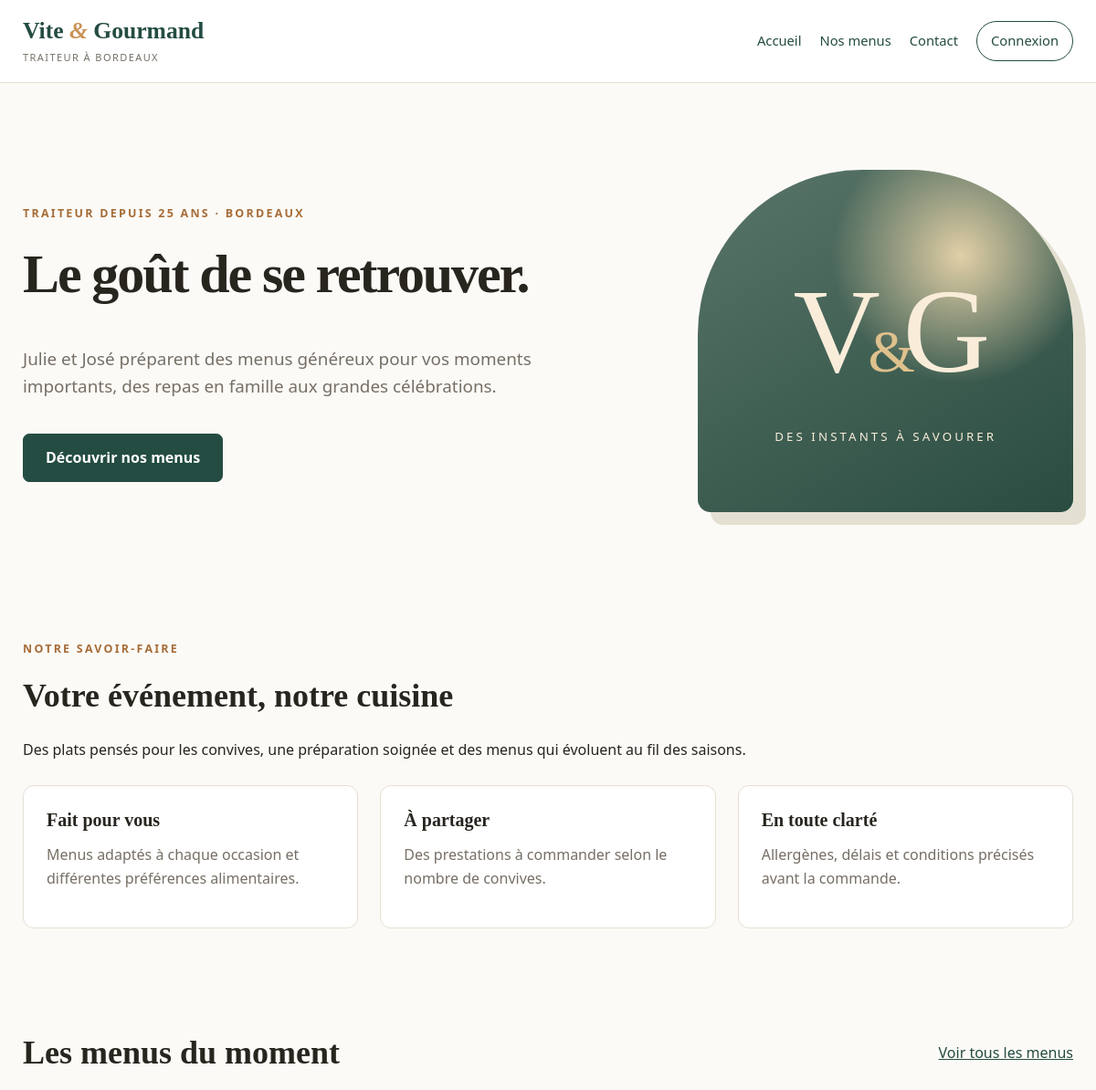
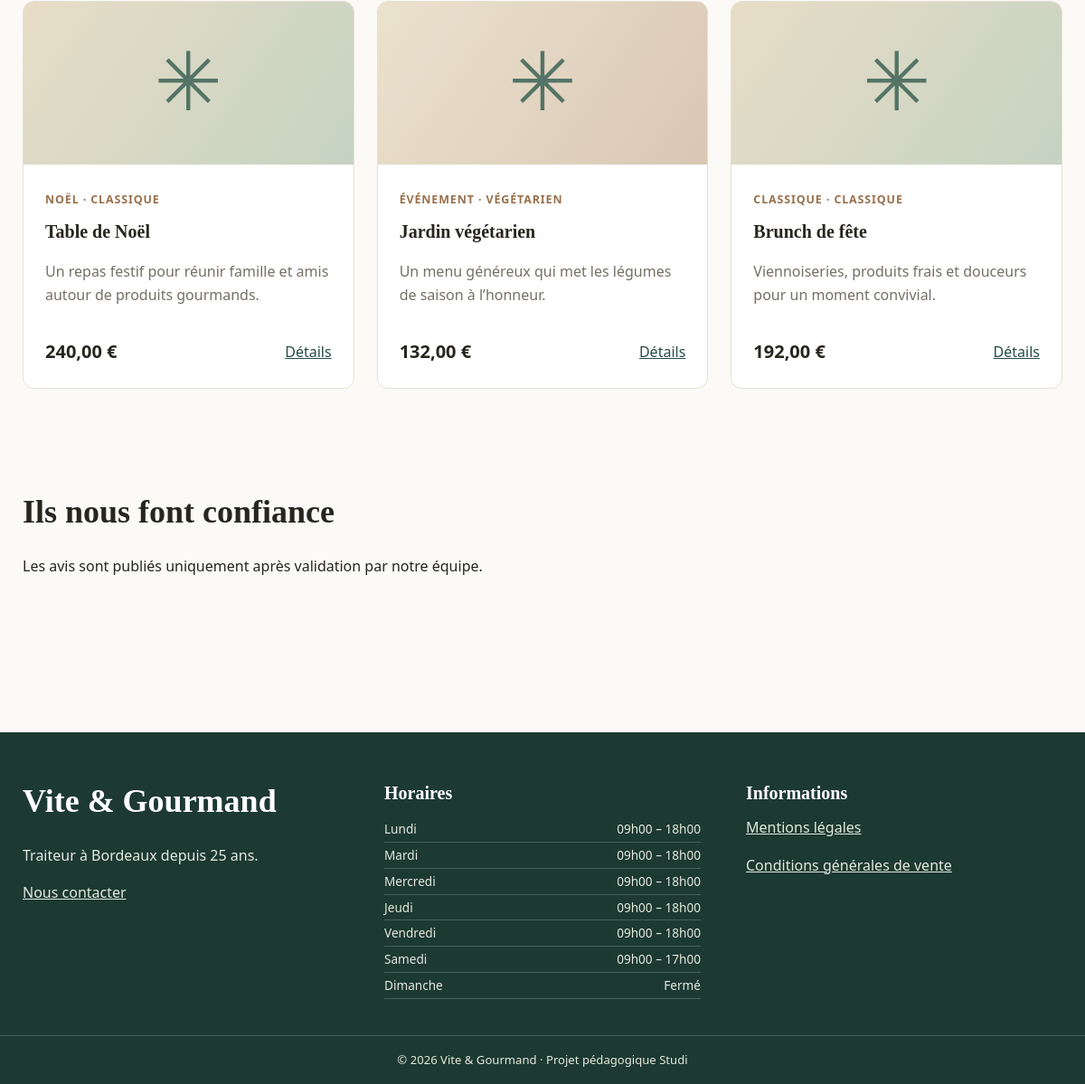
The page / on the database its author committed (2 pictures, top to bottom).
### tables this page shows
CREATE TABLE IF NOT EXISTS menus (
  id INT UNSIGNED AUTO_INCREMENT PRIMARY KEY,
  title VARCHAR(150) NOT NULL,
  description TEXT NOT NULL,
  theme VARCHAR(45) NOT NULL,
  diet VARCHAR(45) NOT NULL,
  min_people INT UNSIGNED NOT NULL,
  price_cents INT UNSIGNED NOT NULL,
  stock INT UNSIGNED NOT NULL DEFAULT 0,
  lead_days INT UNSIGNED NOT NULL DEFAULT 2,
  conditions_text TEXT NOT NULL,
  image_url VARCHAR(400) DEFAULT NULL,
  active TINYINT(1) NOT NULL DEFAULT 1,
  CHECK (min_people > 0),
  CHECK (price_cents > 0)
);

CREATE TABLE IF NOT EXISTS opening_hours (
 day_no TINYINT UNSIGNED PRIMARY KEY,
 label_fr VARCHAR(20) NOT NULL,
 hours VARCHAR(60) NOT NULL
);

### app/bootstrap.php (called while the page is built, shortened)
<?php
function db(): PDO {
    static $pdo = null;
    if ($pdo instanceof PDO) return $pdo;
    $host = getenv('DB_HOST') ?: '127.0.0.1';
    $name = getenv('DB_NAME') ?: 'vite_gourmand';
    $user = getenv('DB_USER') ?: 'root';
    $pass = getenv('DB_PASSWORD') ?: '';
    $dsn = 'mysql:host=' . $host . ';dbname=' . $name . ';charset=utf8mb4';
    $pdo = new PDO($dsn, $user, $pass, [
        PDO::ATTR_ERRMODE => PDO::ERRMODE_EXCEPTION,
        PDO::ATTR_DEFAULT_FETCH_MODE => PDO::FETCH_ASSOC,
        PDO::ATTR_EMULATE_PREPARES => false,
    ]);
    return $pdo;
}
function e(?string $text): string { return htmlspecialchars($text ?? '', ENT_QUOTES | ENT_SUBSTITUTE, 'UTF-8'); }
function euro(int $cents): string { return number_format($cents / 100, 2, ',', ' ') . ' €'; }
function url(string $page, array $params=[]): string { return 'index.php?' . http_build_query(['page'=>$page] + $params); }
function current_user(): ?array {
    if (empty($_SESSION['uid'])) return null;
    $stmt = db()->prepare('SELECT id,first_name,last_name,email,phone,address,role,active FROM users WHERE id=?');
    $stmt->execute([(int)$_SESSION['uid']]);
    $u = $stmt->fetch();
    return $u;
}

### public/index.php (the view, shortened to what this page needs)
<?php
require_once dirname(__DIR__) . '/app/bootstrap.php';
require_once dirname(__DIR__) . '/app/actions.php';
$page=(string)($_GET['page'] ?? 'home');
try { $me=current_user(); $hours=db()->query('SELECT * FROM opening_hours ORDER BY day_no')->fetchAll(); }
catch (PDOException $e) { http_response_code(503); exit('Connexion à la base impossible. Vérifiez l’import SQL et la configuration MariaDB.'); }
?>
<!doctype html>
<html lang="fr"><head>
<link rel="stylesheet" href="assets/style.css"><script defer src="assets/app.js"></script>
</head><body>
<header class="site-header"><div class="container header-inner">
<a class="logo" href="<?=e(url('home'))?>"><span>Vite <em>&</em> Gourmand</span><small>Traiteur à Bordeaux</small></a>
<nav aria-label="Navigation principale" class="nav">
<a href="<?=e(url('home'))?>">Accueil</a><a href="<?=e(url('menus'))?>">Nos menus</a><a href="<?=e(url('contact'))?>">Contact</a>
<?php if ($me): ?><a href="<?=e(url('account'))?>">Mon compte</a><?php if(in_array($me['role'],['admin','employee'],true)):?><a href="<?=e(url('staff'))?>">Gestion</a><?php endif; ?>
<form method="post" action="<?=e(url('home'))?>" class="inline"><?=csrf_input()?><input type="hidden" name="action" value="logout"><button class="nav-action" type="submit">Déconnexion</button></form>
<?php else: ?><a class="nav-action" href="<?=e(url('login'))?>">Connexion</a><?php endif; ?>
</nav></div></header>
<main id="contenu" class="container">
<?php if($page==='home'): ?>
<section class="hero"><div><p class="eyebrow">Traiteur depuis 25 ans · Bordeaux</p><h1>Le goût de se retrouver.</h1><p>Julie et José préparent des menus généreux pour vos moments importants, des repas en famille aux grandes célébrations.</p><a class="btn" href="<?=e(url('menus'))?>">Découvrir nos menus</a></div><div class="hero-art" aria-hidden="true"><span>V<span class="amp">&</span>G</span><small>Des instants à savourer</small></div></section>
<section class="section"><p class="eyebrow">Notre savoir-faire</p><h2>Votre événement, notre cuisine</h2><p>Des plats pensés pour les convives, une préparation soignée et des menus qui évoluent au fil des saisons.</p><div class="features"><article><h3>Fait pour vous</h3><p>Menus adaptés à chaque occasion et différentes préférences alimentaires.</p></article><article><h3>À partager</h3><p>Des prestations à commander selon le nombre de convives.</p></article><article><h3>En toute clarté</h3><p>Allergènes, délais et conditions précisés avant la commande.</p></article></div></section>
<section class="section"><div class="section-title"><h2>Les menus du moment</h2><a href="<?=e(url('menus'))?>">Voir tous les menus</a></div><div class="cards">
<?php foreach(db()->query('SELECT * FROM menus WHERE active=1 ORDER BY id LIMIT 3')->fetchAll() as $m): ?>
<article class="menu-card"><div class="card-cover">✳</div><div class="card-body"><p class="tag"><?=e($m['theme'])?> · <?=e($m['diet'])?></p><h3><?=e($m['title'])?></h3><p><?=e($m['description'])?></p><div class="card-foot"><strong><?=euro((int)$m['price_cents'])?></strong><a href="<?=e(url('menu',['id'=>$m['id']]))?>">Détails</a></div></div></article>
<?php endforeach; ?></div></section>
<section class="section"><h2>Ils nous font confiance</h2><p>Les avis sont publiés uniquement après validation par notre équipe.</p><div class="cards">
<?php $q=db()->query('SELECT r.rating,r.comment,u.first_name FROM reviews r JOIN users u ON u.id=r.user_id WHERE r.status="approved" ORDER BY r.created_at DESC LIMIT 3'); foreach($q as $v): ?>
<blockquote class="review"><strong><?=str_repeat('★',(int)$v['rating'])?></strong><p><?=e($v['comment'])?></p><footer><?=e($v['first_name'])?></footer></blockquote>
<?php endforeach; ?></div></section>
<?php elseif($page==='legal'): ?><section class="page-heading"><h1>Mentions légales</h1></section><p><strong>Document à compléter avant la mise en ligne.</strong> Identité, coordonnées et hébergeur doivent être vérifiés auprès de l’entreprise fictive.</p>
<?php else: ?><h1>Page introuvable</h1><?php endif; ?>
</main><footer class="site-footer"><div class="container footer-grid"><div><h2>Vite & Gourmand</h2><p>Traiteur à Bordeaux depuis 25 ans.</p><a href="<?=e(url('contact'))?>">Nous contacter</a></div><div><h3>Horaires</h3><ul class="hours"><?php foreach($hours as $h):?><li><span><?=e($h['label_fr'])?></span><span><?=e($h['hours'])?></span></li><?php endforeach;?></ul></div><div><h3>Informations</h3><p><a href="<?=e(url('legal'))?>">Mentions légales</a></p><p><a href="<?=e(url('terms'))?>">Conditions générales de vente</a></p></div></div><div class="footer-bottom">© <?=date('Y')?> Vite & Gourmand · Projet pédagogique Studi</div></footer>
</body></html>

### public/assets/style.css (style rules this page uses)
:root { --ink:#28251f;--green:#244c42;--green-light:#dce9df;--gold:#cb9153;--paper:#fcfaf6;--line:#e6e0d5;--muted:#766f66;--white:#fff }
* { box-sizing:border-box }
html { scroll-behavior:smooth }
body { margin:0;background:var(--paper);color:var(--ink);font:16px/1.6 system-ui,-apple-system,Segoe UI,sans-serif }
a { color:var(--green) }
h1,h2,h3 { font-family:Georgia,'Times New Roman',serif;line-height:1.2;margin:0 0 .7em }
h1 { font-size:clamp(2.5rem,5vw,4.7rem);letter-spacing:-.035em }
h2 { font-size:clamp(1.7rem,3vw,2.5rem) }
h3 { font-size:1.25rem }
p { margin:.4em 0 1em }
.container { width:min(1150px,calc(100% - 36px));margin-inline:auto }
.site-header { background:white;border-bottom:1px solid var(--line);position:relative;z-index:2 }
.header-inner { min-height:90px;display:flex;align-items:center;justify-content:space-between;gap:22px }
.logo { text-decoration:none;color:var(--green);font-family:Georgia,serif;font-size:1.6rem;font-weight:700;display:flex;flex-direction:column;line-height:1.1 }
.logo em { color:var(--gold) }
.logo small { font:11px system-ui,sans-serif;letter-spacing:.13em;text-transform:uppercase;color:var(--muted);margin-top:7px }
.nav { display:flex;align-items:center;gap:20px;flex-wrap:wrap }
.nav a { text-decoration:none;font-size:.92rem }
.nav-action { border:1px solid var(--green);border-radius:100px;padding:9px 15px;background:white;color:var(--green);font:inherit;font-size:.9rem }
.hero { display:grid;grid-template-columns:1.25fr .75fr;align-items:center;gap:55px;padding:95px 0 }
.hero p:not(.eyebrow) { font-size:1.18rem;color:var(--muted);max-width:590px }
.eyebrow { font-size:.78rem;font-weight:750;letter-spacing:.18em;text-transform:uppercase;color:#a66c38;margin-bottom:20px }
.btn { display:inline-block;padding:13px 24px;border:1px solid var(--green);border-radius:7px;background:var(--green);color:white;text-decoration:none;font-weight:700 }
.hero .btn { margin-top:18px }
.hero-art { border-radius:180px 180px 14px 14px;min-height:375px;background:radial-gradient(circle at 70% 25%,#e1cfa6,transparent 35%),linear-gradient(150deg,#597568,#2a4c41);color:#f9edda;display:flex;flex-direction:column;justify-content:center;align-items:center;box-shadow:14px 14px 0 #e4e0d1 }
.hero-art>span { font-family:Georgia,serif;font-size:clamp(5rem,11vw,9rem);letter-spacing:-.1em }
.hero-art .amp { font-size:.5em;color:#dfc18d }
.hero-art small { letter-spacing:.23em;text-transform:uppercase }
.section { padding:40px 0 75px }
.features { display:grid;grid-template-columns:repeat(3,1fr);gap:24px;margin-top:25px }
.features article { padding:25px;border:1px solid var(--line);border-radius:12px;background:white }
.features p,.card-body p,.page-heading p { color:var(--muted) }
.section-title { display:flex;justify-content:space-between;align-items:center;gap:15px;margin-bottom:20px }
.section-title h2 { margin:0 }
.cards { display:grid;grid-template-columns:repeat(3,minmax(0,1fr));gap:25px }
.menu-card { background:white;border:1px solid var(--line);border-radius:12px;overflow:hidden;display:flex;flex-direction:column }
.card-cover,.detail-cover { height:180px;display:grid;place-items:center;background:linear-gradient(125deg,#e8ddc7,#c5d3c2);color:#547465;font-family:Georgia,serif;font-size:90px }
.menu-card:nth-child(even) .card-cover { background:linear-gradient(125deg,#ebe2ce,#d9c7b4) }
.card-body { padding:24px;flex:1;display:flex;flex-direction:column }
.tag { color:#99704c!important;font-size:.78rem;letter-spacing:.07em;text-transform:uppercase;font-weight:700 }
.card-foot { display:flex;align-items:center;justify-content:space-between;margin-top:auto;padding-top:18px;gap:10px }
.card-foot strong { font-size:1.25rem }
.site-footer { background:#1c3932;color:#e4eade;margin-top:80px;padding-top:55px }
.site-footer a { color:#e4eade }
.footer-grid { display:grid;grid-template-columns:1fr 1fr 1fr;gap:50px }
.footer-grid h2,.footer-grid h3 { color:white }
.hours { margin:0;padding:0;list-style:none }
.hours li { display:flex;justify-content:space-between;gap:15px;border-bottom:1px solid #46635a;padding:3px 0;font-size:.85rem }
.footer-bottom { text-align:center;border-top:1px solid #46635a;margin-top:40px;padding:16px;font-size:.82rem }

### rows shown on the page
menus: theme "NOËL", diet "CLASSIQUE", title "Table de Noël", description "Un repas festif pour réunir famille et amis autour de produits gourmands.", price_cents "240,00 €"
menus: theme "ÉVÉNEMENT", diet "VÉGÉTARIEN", title "Jardin végétarien", description "Un menu généreux qui met les légumes de saison à l’honneur.", price_cents "132,00 €"
menus: theme "CLASSIQUE", diet "CLASSIQUE", title "Brunch de fête", description "Viennoiseries, produits frais et douceurs pour un moment convivial.", price_cents "192,00 €"
opening_hours: label_fr "Lundi", hours "09h00 – 18h00"
opening_hours: label_fr "Mardi", hours "09h00 – 18h00"
opening_hours: label_fr "Mercredi", hours "09h00 – 18h00"
opening_hours: label_fr "Jeudi", hours "09h00 – 18h00"
opening_hours: label_fr "Vendredi", hours "09h00 – 18h00"
opening_hours: label_fr "Samedi", hours "09h00 – 17h00"
opening_hours: label_fr "Dimanche", hours "Fermé"
